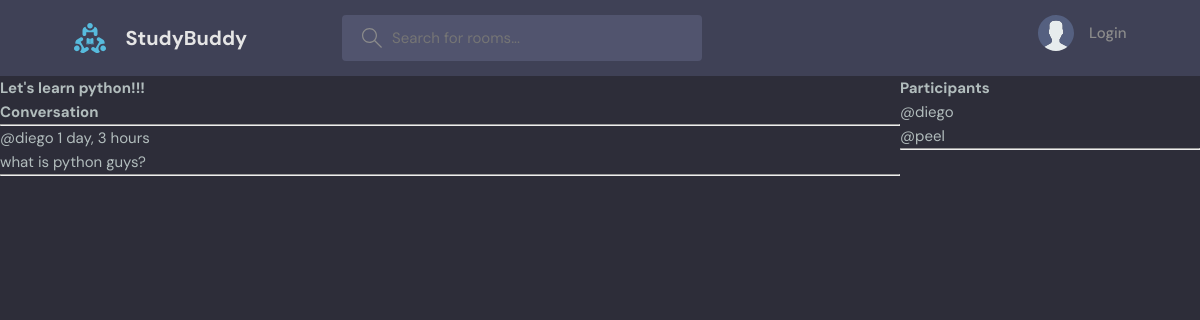
The page /room/4/ on the database its author committed.
### base/models.py (models this page shows, shortened)
class Room(models.Model):
    host = models.ForeignKey(User, on_delete=models.SET_NULL, null= True)
    topic = models.ForeignKey(Topic, on_delete=models.SET_NULL, null= True)
    name = models.CharField(max_length=200)
    description = models.TextField(null = True, blank= True)
    participants =  models.ManyToManyField(User, related_name='participants', blank=True)
    updated = models.DateTimeField(auto_now=True)
    created = models.DateTimeField(auto_now_add=True)
    class Meta:
        ordering = ['-updated', '-created']

class Message(models.Model):
    user = models.ForeignKey(User, on_delete=models.CASCADE)
    room = models.ForeignKey(Room, on_delete=models.CASCADE)
    body = models.TextField()
    updated = models.DateTimeField(auto_now=True)
    created = models.DateTimeField(auto_now_add=True)
    class Meta:
        ordering = ['-updated', '-created']

### base/views.py (the view, shortened to what this page needs)
# urls.py: path('room/<str:pk>/', views.room , name="room"),
def room(request,pk):
    room = Room.objects.get(id=pk)
    room_messages = room.message_set.all()
    participants = room.participants.all()
    context ={'room': room, 'room_messages': room_messages, 'participants': participants}
    return render(request, 'base/room.html', context)

### base/templates/base/room.html (shortened to what this page needs)
{% extends 'main.html' %}
{% block content %}
<div class="room-container">
    <div>
        <h1>{{room.name}}</h1>
        <div class="conversations-wrapper">
            <h3>Conversation</h3>
             <hr>
        {% for message in room_messages %}
            <div>
                <small>@{{message.user}}  {{message.created|timesince}} </small>
                <p>{{message.body}}</p>
                <hr>
            </div>
        {% endfor %}
        </div>
    </div>
    <div>
        <h3>Participants</h3>
        {% for participant  in participants  %}
            <div>
                @{{participant.username}}
            </div>
        {% endfor %}
        <hr>
    </div>
</div>
{% endblock %}

### static/styles/style.css (style rules this page uses)
:root { --color-main: #71c6dd; --color-main-light: #e1f6fb; --color-dark: #3f4156; --color-dark-medium: #51546e; --color-dark-light: #696d97; --color-light: #e5e5e5; --color-gray: #8b8b8b; --color-light-gray: #b2bdbd; --color-bg: #2d2d39; --color-success: #5dd693; --color-error: #fc4b0b; }
* { font-family: "DM Sans", -apple-system, BlinkMacSystemFont, "Segoe UI", Roboto, Oxygen, Ubuntu, Cantarell, "Open Sans", "Helvetica Neue", sans-serif; margin: 0; padding: 0; box-sizing: border-box; text-rendering: optimizeLegibility; font-size: inherit; }
html { font-size: 56.25%; }
@media only screen and (min-width: 1200px) { html { font-size: 62.5%; } }
body { line-height: 1.6; font-weight: 400; font-size: 1.5rem; color: var(--color-light-gray); background-color: var(--color-bg); min-height: 100vh; }

### base/templates/base/room.html (style rules this page uses)
.room-container { display: grid; grid-template-columns: 3fr 1fr; }

### rows shown on the page
Room: name "Let's learn python!!!"
Message: user "diego", created "1 day, 3 hours", body "what is python guys?"

### other values the page prints
{{ participant.username }} "diego"
{{ participant.username }} "peel"
